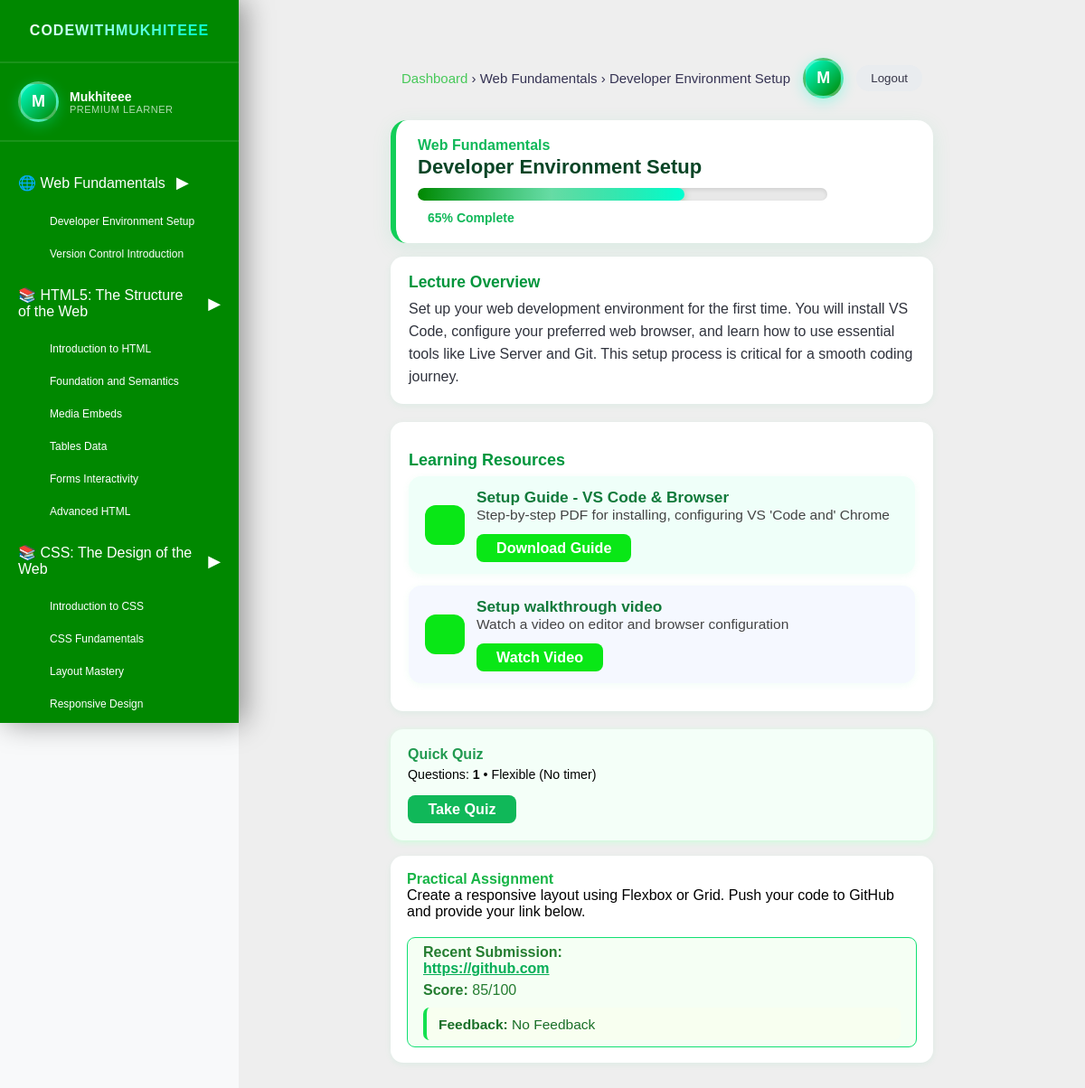
Page /pages/lecture.php?id=1 (signed in) on the earlier database version.
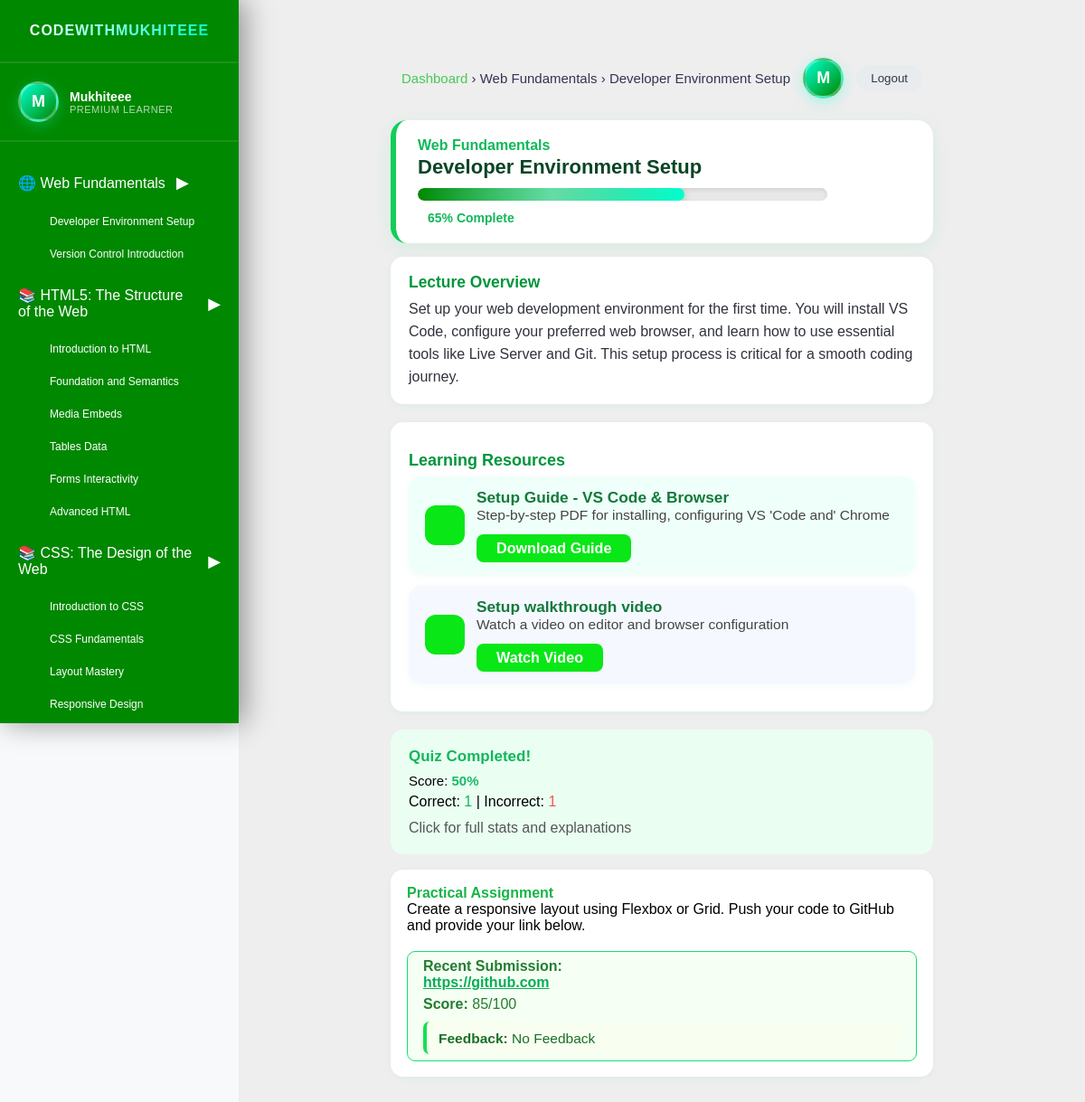
Same page on the later database version.
### tables this page shows
CREATE TABLE `quiz_submissions` (
  `user_id` int(11) NOT NULL,
  `lecture_id` int(11) NOT NULL,
  `submission_time` datetime DEFAULT current_timestamp(),
  `answers` text NOT NULL,
  `score` int(11) DEFAULT 0,
  `id` int(11) NOT NULL
);

### pages/lecture.php (the view, shortened to what the changed rows need)
<?php
require_once '../backend/config.php';
?>
<!DOCTYPE html>
<html lang="en">
<head>
    <link rel="stylesheet" href="https://cdnjs.cloudflare.com/ajax/libs/font-awesome/6.4.0/css/all.min.css">
    <link rel="stylesheet" href="../styles/lecture.css">
    <link rel="stylesheet" href="../styles/dashboard.css">
</head>
<body>
        <aside class="sidebar" id="sidebar">
            <div class="logo-section">
                <div class="logo">
                    <h1>CodeWithMukhiteee</h1>
                </div>
            </div>
        </aside>
        <div class="main-content" style="background-color: #eee;">
<div class="lecture-card">
<?php
$user_id = $_SESSION['user_id'];
$lecture_id = (int)$_GET['id'];
$q_count_res = $conn->query("SELECT COUNT(*) AS total FROM quiz_questions WHERE lecture_id = $lecture_id");
$q_count = $q_count_res->fetch_assoc()['total'];
$quiz_sub = $conn->query("
  SELECT id, score FROM quiz_submissions
  WHERE user_id = $user_id AND lecture_id = $lecture_id
  ORDER BY id DESC LIMIT 1
")->fetch_assoc();
if ($quiz_sub) {
    $ans_summary = $conn->query("
      SELECT
        SUM(is_correct=1) AS correct_count,
        SUM(is_correct=0) AS incorrect_count
      FROM quiz_answers
      WHERE submission_id = {$quiz_sub['id']}
    ")->fetch_assoc();
    $correct = $ans_summary['correct_count'] ?? 0;
    $incorrect = $ans_summary['incorrect_count'] ?? 0;
    ?>
    <div class="quiz-summary-card" style="background:#eafff2; border-radius:14px;padding:20px;margin:17px 0; cursor:pointer;" onclick="window.location.href='quiz_review.php?lecture_id=<;?= $lecture_id ?>'">
      <div style="font-weight:600;color:#10b859;font-size:17px;">Quiz Completed!</div>
      <div style="margin-top:8px; font-size:15px;">Score: <b style="color:#1bba68;"><?= $quiz_sub['score'] ?>%</b></div>
      <div style="margin-top:6px;">Correct: <span style="color:#19b25b;"><?= $correct ?></span> | Incorrect: <span style="color:#ef5b48;"><?= $incorrect ?></span></div>
      <div style="margin-top:11px; color:#555;">Click for full stats and explanations</div>
    </div>
    <?php
} else {
    ?>
    <div class="quiz-summary-card" style="background:#f4fff8; border-radius:14px; padding:19px;margin:17px 0; box-shadow:0 2px 7px #cefddb;">
      <div style="font-weight:600;font-size:16px;color:#219a50;">Quick Quiz</div>
      <div style="margin:5px 0 10px 0; font-size:14.2px;">Questions: <b><?= $q_count ?></b> • Flexible (No timer)</div>
      <a href="quiz.php?lecture_id=<?php echo $lecture_id; ?>"
        class="cw-download-btn"
        style="display:inline-block;margin-top:5px;width:120px;text-align:center;background:#10b859;color:#fff;">
        Take Quiz
      </a>
    </div>
    <?php
}
?>
</div>
        </div>
</body>
</html>

Differences in the rows shown:
added quiz_submissions: score "50"
Other differences:
$correct: (not shown) → "1"
$incorrect: (not shown) → "1"
$q_count: "1" → (not shown)
text no longer shown: "Quick Quiz Questions: • Flexible (No timer) Take Quiz"
text now shown: "Quiz Completed! Score: % Correct: | Incorrect: Click for full stats and explanations"
